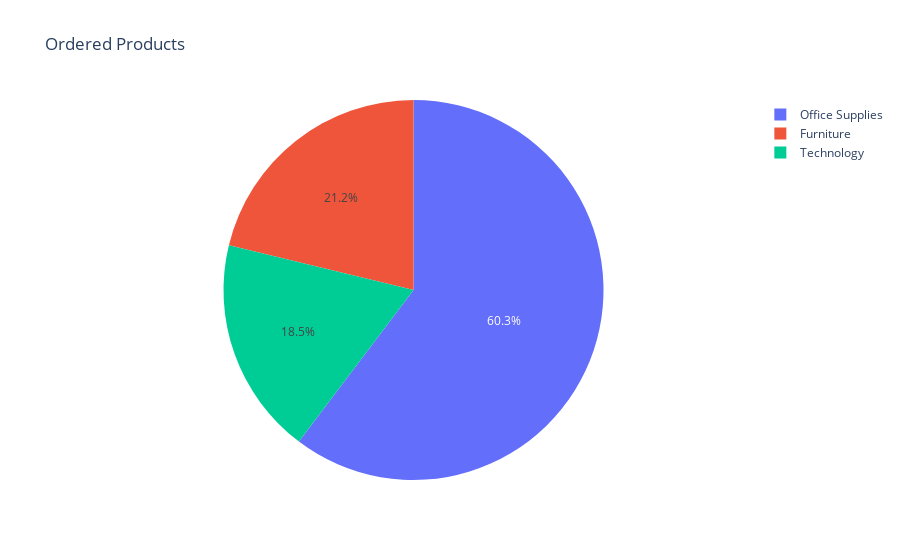

The cell this chart's notebook holds for it:
### Code cell
#Top frequently ordered Products

frequent_products=df['Category'].value_counts().reset_index()
frequent_products
fig=px.pie(frequent_products, names ='Category',  values='count', title='Ordered Products')
fig.show()

### Figure 1 — Plotly figure (JSON) as saved in the notebook; plotly's stock layout.template omitted (floating-point values rounded to 4 significant figures)
{"data": [{"domain": {"x": [0, 1], "y": [0, 1]}, "hovertemplate": "Category=%{label}<br>count=%{value}<extra></extra>", "labels": ["Office Supplies", "Furniture", "Technology"], "legendgroup": "", "name": "", "showlegend": true, "type": "pie", "values": [5903, 2076, 1810]}], "layout": {"autosize": true, "legend": {"tracegroupgap": 0}, "title": {"text": "Ordered Products"}}}
